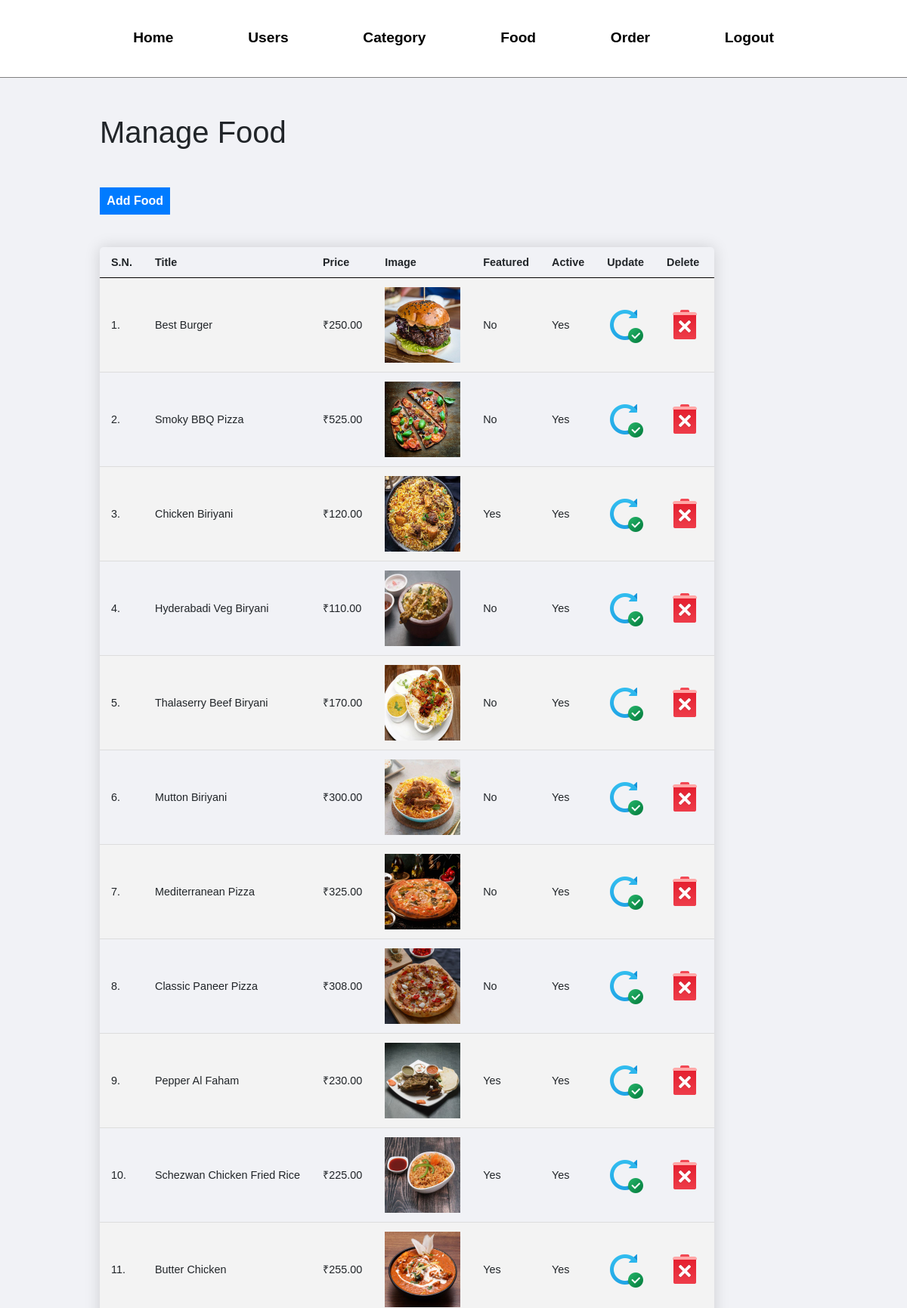
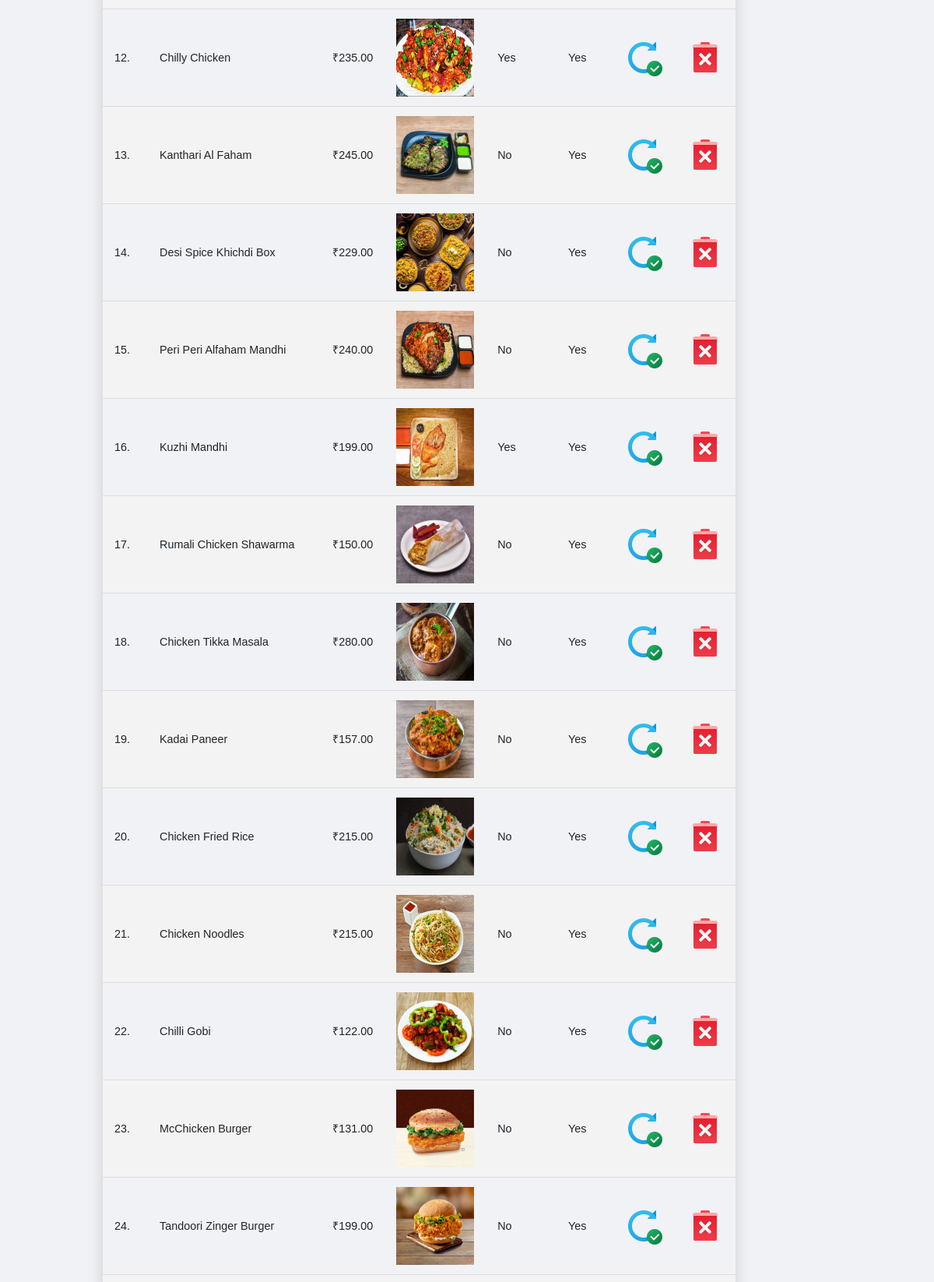
Page /admin/manage-food.php (signed in, upper part) on the committed database (2 pictures, top to bottom).
### tables this page shows
CREATE TABLE `tbl_food` (
  `id` int(10) UNSIGNED NOT NULL,
  `title` varchar(100) NOT NULL,
  `description` text NOT NULL,
  `price` decimal(10,2) NOT NULL,
  `image_name` varchar(255) NOT NULL,
  `category_id` int(10) UNSIGNED NOT NULL,
  `featured` varchar(10) NOT NULL,
  `active` varchar(10) NOT NULL
);

### admin/manage-food.php (the view, shortened to what this page needs)
<?php include('partials/menu.php'); ?>
<div class="main-content">
    <div class="wrapper">
        <h1>Manage Food</h1>
        <br /><br />
                <a href="<?php echo SITEURL; ?>admin/add-food.php" class="btn-primary">Add Food</a>
                <br /><br /><br />
                <table class="content-table" >
                    <tr>
                        <th>S.N.</th>
                        <th>Title</th>
                        <th>Price</th>
                        <th>Image</th>
                        <th>Featured</th>
                        <th>Active</th>
                        <th>Update</th>
                        <th>Delete</th>
                    </tr>
                    <?php
                        $sql = "SELECT * FROM tbl_food";
                        $res = mysqli_query($conn, $sql);
                        $count = mysqli_num_rows($res);
                        $sn=1;
                        if($count>0)
                        {
                            while($row=mysqli_fetch_assoc($res))
                            {
                                $id = $row['id'];
                                $title = $row['title'];
                                $price = $row['price'];
                                $image_name = $row['image_name'];
                                $featured = $row['featured'];
                                $active = $row['active'];
                                ?>
                                <tr>
                                    <td><?php echo $sn++; ?>. </td>
                                    <td><?php echo $title; ?></td>
                                    <td>₹<?php echo $price; ?></td>
                                    <td>
                                        <?php
                                            if($image_name=="")
                                            {
                                                echo "<div class='error'>Image not Added.</div>";
                                            }
                                            else
                                            {
                                                ?>
                                                <img src="<?php echo SITEURL; ?>images/food/<?php echo $image_name; ?>" width="100px">
                                                <?php
                                            }
                                        ?>
                                    </td>
                                    <td><?php echo $featured; ?></td>
                                    <td><?php echo $active; ?></td>
                                    <td>
                                        <a href="<?php echo SITEURL; ?>admin/update-food.php?id=<?php echo $id; ?>"><image src="../images/icons/update.png"></a>
                                    </td>
                                    <td>
                                    <a href="<?php echo SITEURL; ?>admin/delete-food.php?id=<?php echo $id; ?>&image_name=<?php echo $image_name; ?>" ><image src="../images/icons/delete.png"/></a>
                                    </td>
                                </tr>
                                <?php
                            }
                        }
                        else
                        {
                            echo "<tr> <td colspan='7' class='error'> Food not Added Yet. </td> </tr>";
                        }
                    ?>
                </table>
    </div>
</div>
<?php include('partials/footer.php'); ?>

### admin/partials/menu.php (shortened to what this page needs)
<html>
    <head>
        <link rel="stylesheet" href="../css/admin.css">
        <link rel="stylesheet" href=
    "https://stackpath.bootstrapcdn.com/bootstrap/4.5.0/css/bootstrap.min.css"
            integrity=
    "sha384-9aIt2nRpC12Uk9gS9baDl411NQApFmC26EwAOH8WgZl5MYYxFfc+NcPb1dKGj7Sk"
>
    </head>
    <body>
        <div class="menu text-center">
            <div class="wrapper">
                <ul>
                    <li><a href="index.php">Home</a></li>
                    <li><a href="manage-users.php">Users</a></li>
                    <li><a href="manage-category.php">Category</a></li>
                    <li><a href="manage-food.php">Food</a></li>
                    <li><a href="manage-order.php">Order</a></li>
                    <li><a href="logout.php">Logout</a></li>
                </ul>
            </div>
        </div>

### admin/partials/footer.php (shortened to what this page needs)
    </body>
</html>

### css/admin.css (style rules this page uses)
* { margin: 0; padding: 0; font-family: Arial, Helvetica, sans-serif; }
.wrapper { padding: 1%; width: 80%; margin: 0 auto; }
.text-center { text-align: center; }
table tr th { border-bottom: 1px solid black; padding: 1%; text-align: left; }
table tr td { padding: 1%; }
.btn-primary { background-color: #1e90ff; padding: 1%; color: white; text-decoration: none; font-weight: bold; }
.menu { border-bottom: 1px solid grey; }
.menu ul { list-style-type: none; }
.menu ul li { display: inline; padding: 1%; }
.menu ul li a { text-decoration: none; font-weight: bold; color: #45637d; }
.main-content { background-color: #f1f2f6; padding: 3% 0; }
.content-table { border-collapse: collapse; font-size: 0.9em; min-width: 800px; border-radius: 5px 5px 0 0; overflow: hidden; box-shadow: 0 0 20px rgba(0, 0, 0, 0.15); }
.content-table th, .content-table td { padding: 12px 15px; }
.content-table tbody tr { border-bottom: 1px solid #dddddd; }
.content-table tbody tr:nth-of-type(even) { background-color: #f3f3f3; }

### admin/partials/menu.php (style rules this page uses)
.menu { padding: 15px 0; box-shadow: 0 4px 8px rgba(0, 0, 0, 0.2); }
.menu .wrapper { max-width: 1200px; margin: auto; }
.menu ul { list-style: none; padding: 0; margin: 0; display: flex; justify-content: center; align-items: center; }
.menu ul li { margin: 0 20px; }
.menu ul li a { text-decoration: none; font-size: 1.2rem; color: black; padding: 10px 20px; border-radius: 5px; transition: background-color 0.3s ease, transform 0.3s ease; }

### rows in the picture
tbl_food: title "Best Burger", price "250.00", image_name (picture), featured "No", active "Yes"
tbl_food: title "Smoky BBQ Pizza", price "525.00", image_name (picture), featured "No", active "Yes"
tbl_food: title "Chicken Biriyani", price "120.00", image_name (picture), featured "Yes", active "Yes"
tbl_food: title "Hyderabadi Veg Biryani", price "110.00", image_name (picture), featured "No", active "Yes"
tbl_food: title "Thalaserry Beef Biryani", price "170.00", image_name (picture), featured "No", active "Yes"
tbl_food: title "Mutton Biriyani", price "300.00", image_name (picture), featured "No", active "Yes"
tbl_food: title "Mediterranean Pizza", price "325.00", image_name (picture), featured "No", active "Yes"
tbl_food: title "Classic Paneer Pizza", price "308.00", image_name (picture), featured "No", active "Yes"
tbl_food: title "Pepper Al Faham", price "230.00", image_name (picture), featured "Yes", active "Yes"
tbl_food: title "Schezwan Chicken Fried Rice", price "225.00", image_name (picture), featured "Yes", active "Yes"
tbl_food: title "Butter Chicken", price "255.00", image_name (picture), featured "Yes", active "Yes"
tbl_food: title "Chilly Chicken", price "235.00", image_name (picture), featured "Yes", active "Yes"
tbl_food: title "Kanthari Al Faham", price "245.00", image_name (picture), featured "No", active "Yes"
tbl_food: title "Desi Spice Khichdi Box", price "229.00", image_name (picture), featured "No", active "Yes"
tbl_food: title "Peri Peri Alfaham Mandhi", price "240.00", image_name (picture), featured "No", active "Yes"
tbl_food: title "Kuzhi Mandhi", price "199.00", image_name (picture), featured "Yes", active "Yes"
tbl_food: title "Rumali Chicken Shawarma", price "150.00", image_name (picture), featured "No", active "Yes"
tbl_food: title "Chicken Tikka Masala", price "280.00", image_name (picture), featured "No", active "Yes"
tbl_food: title "Kadai Paneer", price "157.00", image_name (picture), featured "No", active "Yes"
tbl_food: title "Chicken Fried Rice", price "215.00", image_name (picture), featured "No", active "Yes"
tbl_food: title "Chicken Noodles", price "215.00", image_name (picture), featured "No", active "Yes"
tbl_food: title "Chilli Gobi", price "122.00", image_name (picture), featured "No", active "Yes"
tbl_food: title "McChicken Burger", price "131.00", image_name (picture), featured "No", active "Yes"
tbl_food: title "Tandoori Zinger Burger", price "199.00", image_name (picture), featured "No", active "Yes"
